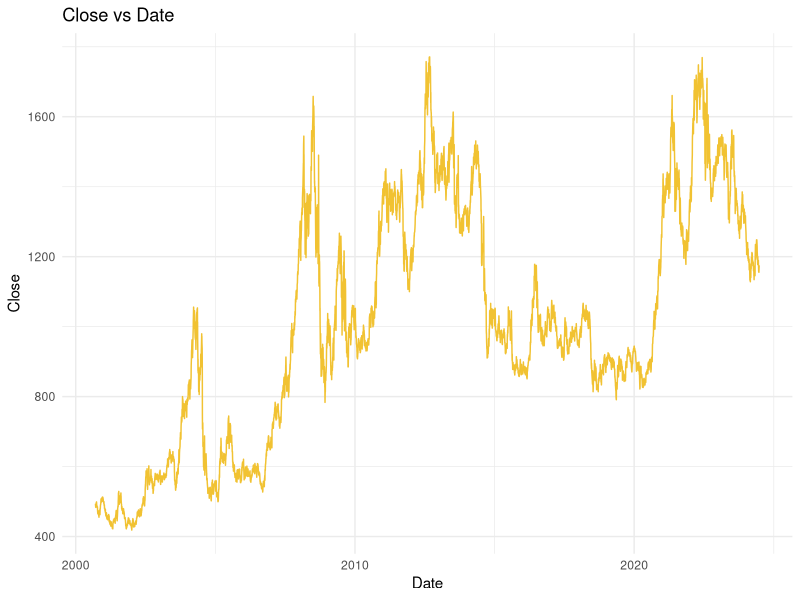
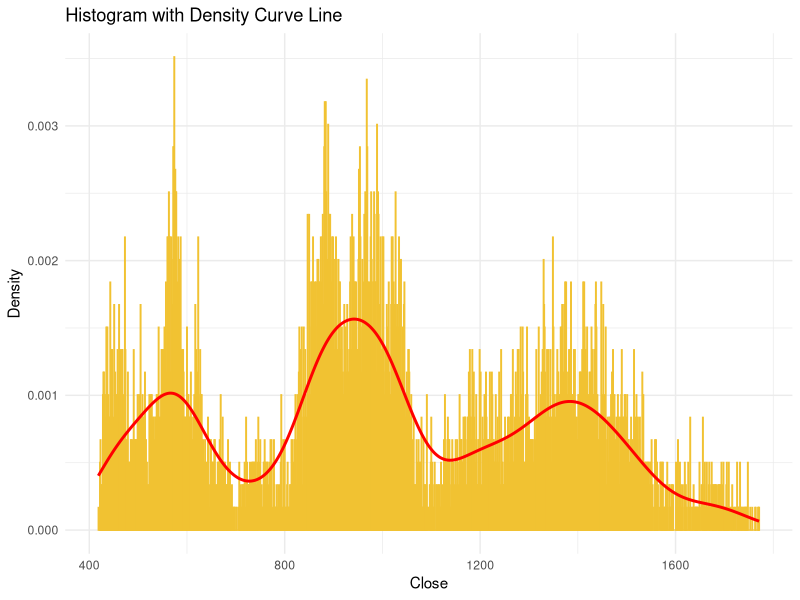
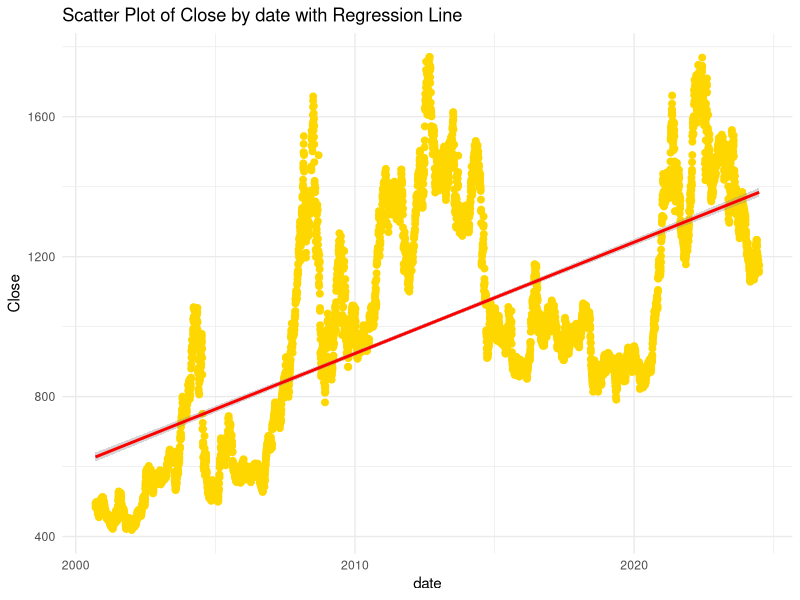

These figures' R source, in order:
# This R environment comes with many helpful analytics packages installed
library(readr)
library(tidyverse)
library(ggplot2)
library(dplyr)

# reading file data
soybean_data <- read_csv("../individual_data/Soybean_data.csv",show_col_types = FALSE)
# Check the structure of the data
str(soybean_data)

# Ensure the date column is in Date format
soybean_data$date <- as.Date(soybean_data$date, format = "%Y-%m-%d")

# Aggregate the data to get the average close for each date (if there are duplicates)
soybean_data_agg <- soybean_data %>%
  group_by(date) %>%
  summarise(close = mean(close, na.rm = TRUE))

# Plot close vs date as a line graph
ggplot(soybean_data_agg, aes(x = date, y = close)) +
  geom_line(color = "#F1C232") +  # Line graph
  labs(title = "Close vs Date", x = "Date", y = "Close") +
  theme_minimal()

# Plot histogram with density curve line
ggplot(soybean_data_agg, aes(x = close)) +
  geom_histogram(aes(y = ..density..), binwidth = 1, fill = "#F1C232", color = "#F1C232", alpha = 0.5) +  # Histogram
  geom_density(color = "#FF0000", size = 1) +  # Density curve line
  labs(title = "Histogram with Density Curve Line", x = "Close", y = "Density") +
  theme_minimal()


# Scatter Plot of Close by date
ggplot(soybean_data_agg, aes(x = date, y = close)) +
  geom_point(color = "#FFD700", size = 2) +  # Scatter plot with blue points
  geom_smooth(method = "lm", color = "red", linewidth = 1) +  # Use 'linewidth' instead of 'size' for the regression line
  labs(title = "Scatter Plot of Close by date with Regression Line",
       x = "date",
       y = "Close") +
  theme_minimal()
